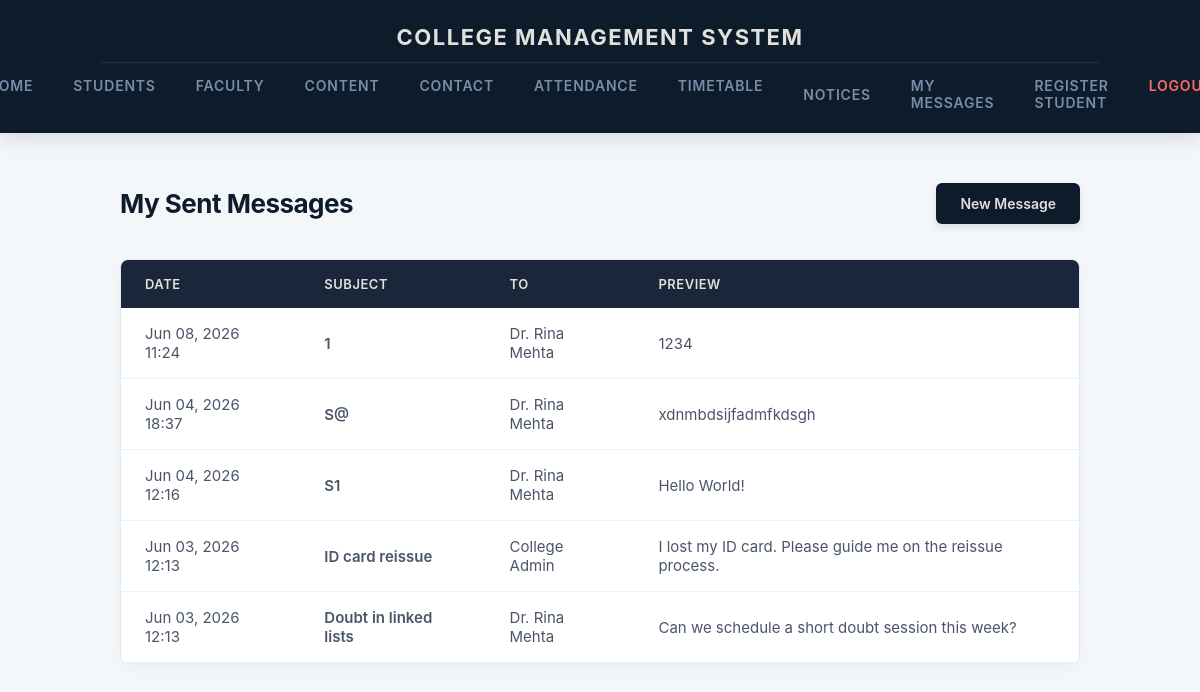
Screenshot of /messages/sent/ (signed in) with the database file from the repository.
### cms/models.py (models this page shows, shortened)
class Message(models.Model):
    RECIPIENT_FACULTY = 'faculty'
    RECIPIENT_STUDENT = 'student'
    RECIPIENT_ADMIN = 'admin'
    RECIPIENT_CHOICES = [
        (RECIPIENT_FACULTY, 'Faculty'),
        (RECIPIENT_STUDENT, 'Student'),
        (RECIPIENT_ADMIN, 'College Admin'),
    ]
    sender = models.ForeignKey(Student, on_delete=models.CASCADE, related_name='sent_messages')
    recipient_type = models.CharField(max_length=10, choices=RECIPIENT_CHOICES)
    faculty = models.ForeignKey(
        Faculty, on_delete=models.CASCADE, null=True, blank=True, related_name='messages'
    )
    recipient_student = models.ForeignKey(
        Student, on_delete=models.CASCADE, null=True, blank=True, related_name='received_messages'
    )
    subject = models.CharField(max_length=200)
    body = models.TextField()
    is_read = models.BooleanField(default=False)
    created_at = models.DateTimeField(auto_now_add=True)
    class Meta:
        ordering = ['-created_at']

class Faculty(models.Model):
    employee_id = models.CharField(max_length=50, unique=True)
    name = models.CharField(max_length=100)
    email = models.EmailField()
    phone = models.CharField(max_length=20, blank=True, default='')
    designation = models.CharField(max_length=100)
    department = models.ForeignKey(Department, on_delete=models.CASCADE, related_name='faculty')
    password = models.CharField(max_length=128)
    is_active = models.BooleanField(default=True)
    class Meta:
        verbose_name_plural = 'Faculty'
        ordering = ['name']

### cms/views.py (the view)
# urls.py: path("messages/sent/", my_messages, name="my_messages"),
@student_login_required
def my_messages(request):
    student = _get_logged_in_student(request)
    if student is None:
        return redirect('login')
    sent = Message.objects.filter(sender=student).select_related('faculty', 'recipient_student')
    return render(request, 'my_messages.html', {
        'student': student,
        'sent_messages': sent,
    })

### admin_dashboard/context_processors.py (called while the page is built)
def sidebar_links(request):
    return {
        'admin_nav':
            [
                {'name': 'Dashboard', 'url': 'staff_dashboard', 'icon': '📊'},
                {'name': 'Students', 'url': 'staff_students', 'icon': '🎓'},
                {'name': 'Faculty', 'url': 'staff_faculty', 'icon': '💼'},
                {'name': 'Attendance', 'url': 'staff_attendance', 'icon': '✅'},
                {'name': 'Messages', 'url': 'staff_messages', 'icon': '✉️'},
            ]
    }

### cms/context_processors.py (called while the page is built)
def student_nav_context(request):
    student_id = request.session.get('student_id')
    if not student_id:
        return {}
    from .models import Student
    try:
        student = Student.objects.select_related('department').get(id=student_id)
    except Student.DoesNotExist:
        return {}
    notices_qs = Notice.objects.filter(
        Q(department__isnull=True) | Q(department=student.department),
        Q(semester='') | Q(semester=student.semester),
    )
    unread_notice_count = notices_qs.exclude(reads__student=student).count()
    return {
        'nav_student': student,
        'unread_notice_count': unread_notice_count,
    }

### cms/views.py (called while the page is built)
def _get_logged_in_student(request):
    student_id = request.session.get('student_id')
    try:
        return Student.objects.select_related('department').get(id=student_id)
    except Student.DoesNotExist:
        request.session.flush()
        return None

def student_login_required(view_func):
    @wraps(view_func)
    def _wrapped_view(request, *args, **kwargs):
        if 'student_id' not in request.session:
            return redirect('login')
        return view_func(request, *args, **kwargs)
    return _wrapped_view

### cms/templates/my_messages.html (shortened to what this page needs)
{% extends 'index.html' %}
{% block main_content %}
<div class="cms-module-header">
    <h1>My Sent Messages</h1>
    <a href="{% url 'contact' %}" class="cms-btn-primary">New Message</a>
</div>
{% if sent_messages %}
<div class="cms-table-card">
    <table class="cms-dashboard-table">
        <thead>
            <tr>
                <th>Date</th>
                <th>Subject</th>
                <th>To</th>
                <th>Preview</th>
            </tr>
        </thead>
        <tbody>
            {% for m in sent_messages %}
            <tr>
                <td>{{ m.created_at|date:"M d, Y H:i" }}</td>
                <td style="font-weight: 600;">{{ m.subject }}</td>
                <td>
                    {% if m.recipient_type == 'faculty' and m.faculty %}{{ m.faculty.name }}{% endif %}
                    {% if m.recipient_type == 'admin' %}College Admin{% endif %}
                </td>
                <td>{{ m.body|truncatechars:80 }}</td>
            </tr>
            {% endfor %}
        </tbody>
    </table>
</div>
{% else %}
<p class="cms-alert-info">You have not sent any messages yet.</p>
{% endif %}
{% endblock %}

### static/css/style.css (style rules this page uses)
:root { --eclipse-deep: #0D1B2A; --eclipse-navy: #1B263B; --eclipse-steel: #415A77; --eclipse-light: #778DA9; --eclipse-glow: #E0E1DD; --canvas-bg: #F4F7FA; --text-primary: #1C2541; }
body { font-family: -apple-system, BlinkMacSystemFont, "Segoe UI", Roboto, Helvetica, Arial, sans-serif; background-color: var(--canvas-bg); color: var(--text-primary); margin: 0; padding: 0; -webkit-font-smoothing: antialiased; }
.cms-module-header { display: flex; justify-content: space-between; align-items: center; margin-bottom: 35px; }
.cms-module-header h1 { color: var(--eclipse-deep); margin: 0; font-size: 26px; font-weight: 700; letter-spacing: -0.5px; }
.cms-btn-primary { background-color: var(--eclipse-deep); color: var(--eclipse-glow); text-decoration: none; padding: 12px 24px; border-radius: 6px; font-weight: 600; font-size: 14px; border: none; cursor: pointer; display: inline-block; box-shadow: 0 4px 6px rgba(13, 27, 42, 0.1); transition: all 0.2s cubic-bezier(0.4, 0, 0.2, 1); }
.cms-table-card { background-color: #ffffff; border-radius: 8px; box-shadow: 0 4px 15px rgba(0, 0, 0, 0.03); border: 1px solid #E2E8F0; overflow: hidden; }
.cms-dashboard-table { width: 100%; border-collapse: collapse; text-align: left; }
.cms-dashboard-table th { background-color: var(--eclipse-navy); color: var(--eclipse-glow); font-weight: 600; padding: 16px 24px; font-size: 13px; text-transform: uppercase; letter-spacing: 0.5px; }
.cms-dashboard-table td { padding: 16px 24px; border-bottom: 1px solid #EDF2F7; font-size: 15px; color: #4A5568; }
.cms-dashboard-table tbody tr { transition: background-color 0.15s ease; }

### rows the page displays
Message: created_at "Jun 08, 2026 11:24", subject "1", faculty.name "Dr. Rina Mehta", body "1234"
Message: created_at "Jun 04, 2026 18:37", subject "S@", faculty.name "Dr. Rina Mehta", body "xdnmbdsijfadmfkdsgh"
Message: created_at "Jun 04, 2026 12:16", subject "S1", faculty.name "Dr. Rina Mehta", body "Hello World!"
Message: created_at "Jun 03, 2026 12:13", subject "ID card reissue", recipient_type "College Admin", body "I lost my ID card. Please guide me on the reissue process."
Message: created_at "Jun 03, 2026 12:13", subject "Doubt in linked lists", faculty.name "Dr. Rina Mehta", body "Can we schedule a short doubt session this week?"
